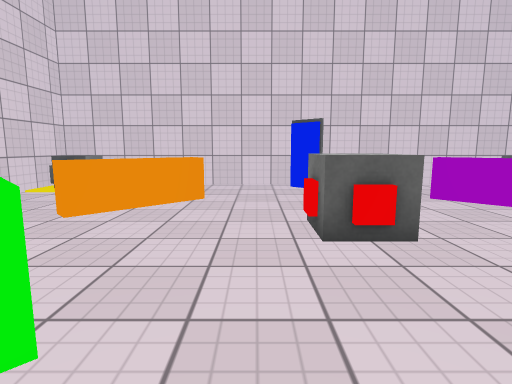
[1] (above)

15 first-person views from a walk through a Unity game level. The camera is 1.2 m above the floor, tilts 8° down and sees 80° across. The floor is counted in squares, 1 m on a side. Each view is taken from the middle of a square. On the plan, view 1 faces up. The plan holds only what a view shows up to about 13 squares ahead; the rest is blank. The place goes on beyond the plan. Door leaves are left out, so doorways stand open. Surface patterns are stand-ins for the level's own textures.

[2]
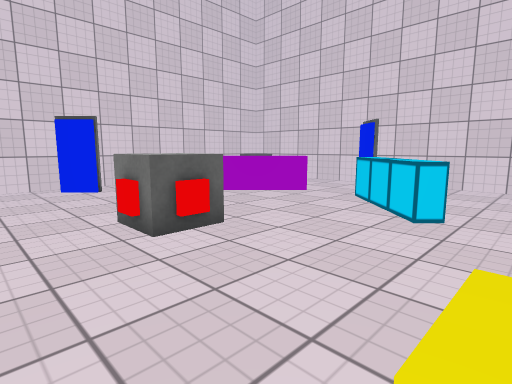

[3]
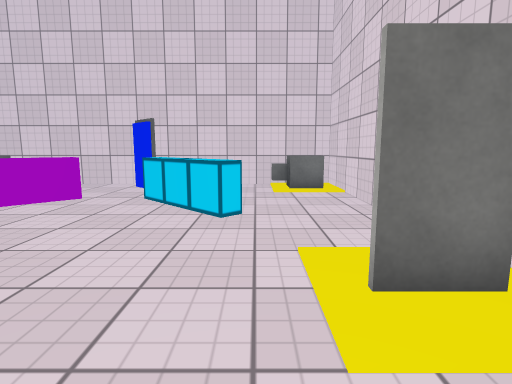

[4]
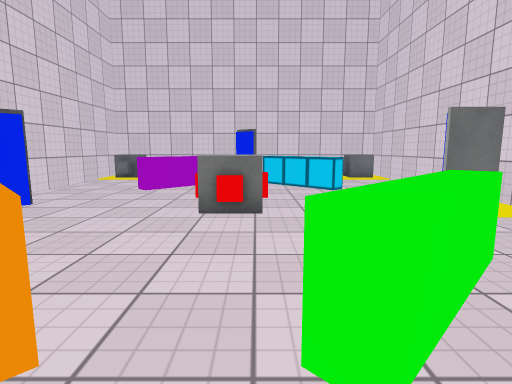

[5]
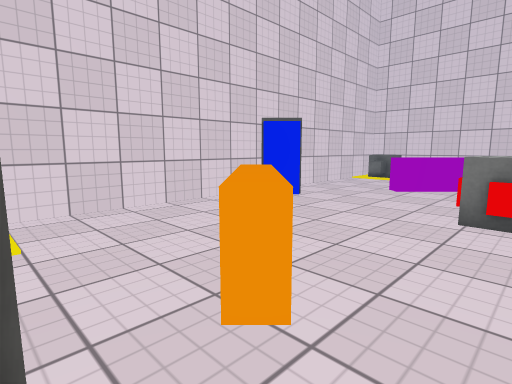

[6]
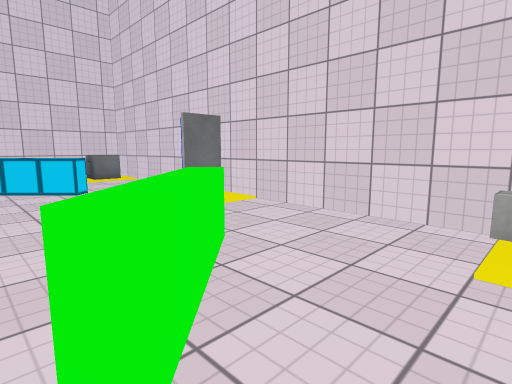

[7]
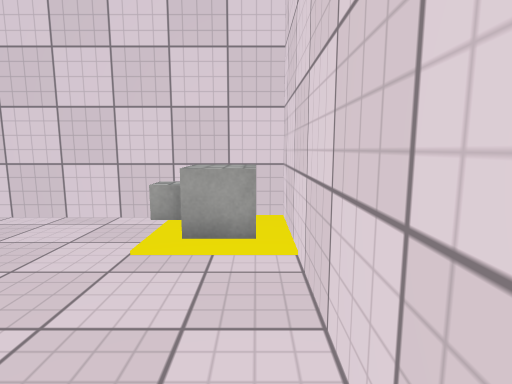

[8]
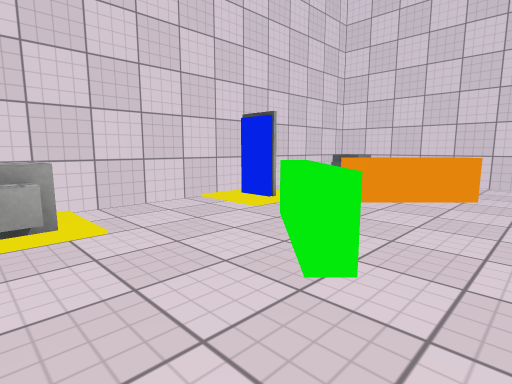

[9]
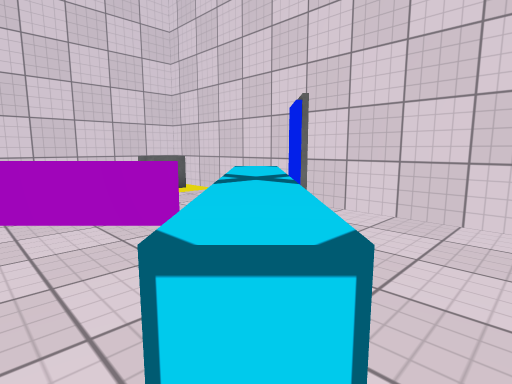

[10]
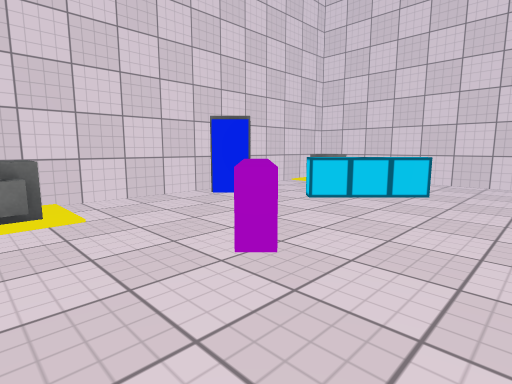

[11]
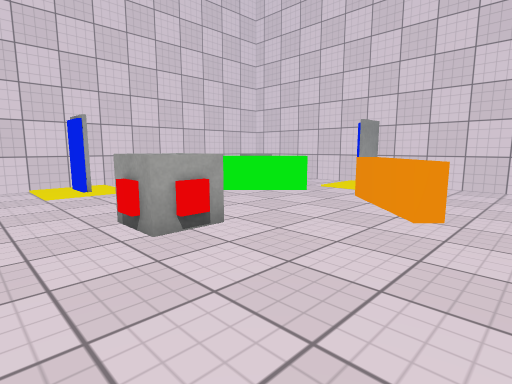

[12]
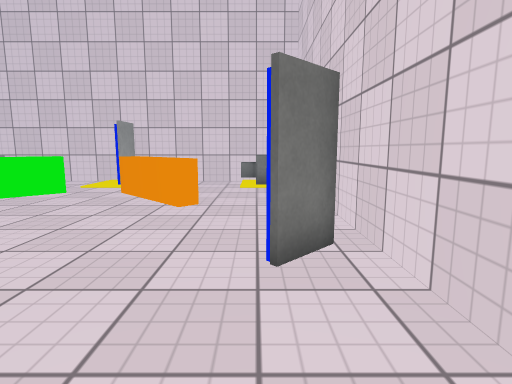

[13]
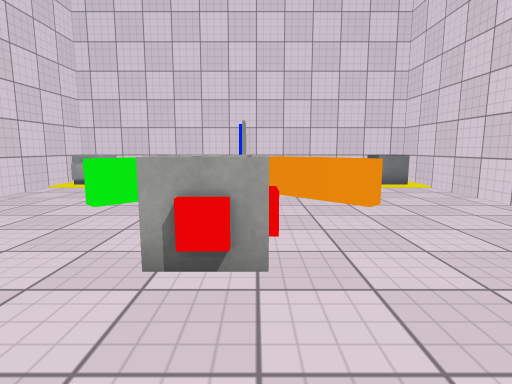

[14]
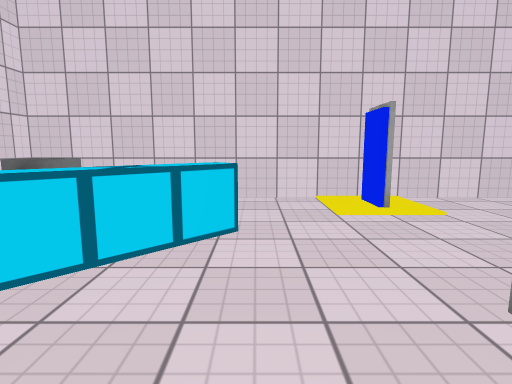

[15]
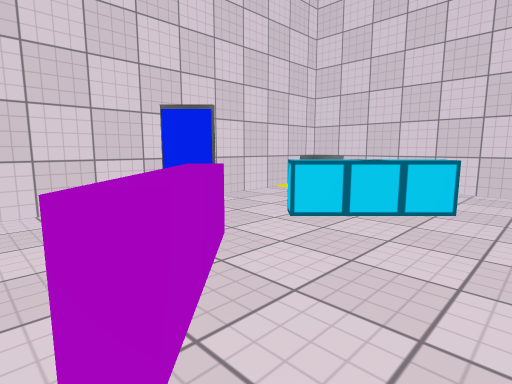

### Floor plan
Points are (right, up) in squares from view 1. A wall is a line through its corners. A room is listed if a view was taken in it or the views show most of it. See-through windows are left out.
Room 1 (views 1, 2, 3, 8, 9, 10, 11, 12, 13, 14, 15)
walls: (-0.5, -1.5) (6.5, -1.5); (6.5, 10.5) (-0.5, 10.5)
low walls: (6.4, 5.3) (4.3, 7.4) (4.7, 7.8); (-1.6, 7.8) (-1.3, 7.4) (-3.4, 5.3); (4.7, 1.2) (4.3, 1.6) (6.4, 3.7); (-3.4, 3.7) (-1.3, 1.6) (-1.6, 1.3)
ways out: opening at (-3.5, 4.5) to room 2; opening at (-1.5, -0.5) to room 2; opening at (5.5, -0.5) to room 3; opening at (-1.5, 9.5) to room 4; opening at (6, 9.5) to room 5
objects: other object (1, -1) to (1, 0); other object (1, 4) to (2, 5); other object (1, 9) to (2, 10)
Room 2 (views 4, 5, 6, 7)
walls: (-6.5, 7.5) (-6.5, -1.5) (-0.5, -1.5)
low walls: (-1.6, 1.3) (-3.7, 3.4) (-3.4, 3.7); (-3.4, 5.3) (-3.8, 5.6)
ways out: opening at (-3.5, 4.5) to room 1; opening at (-1.5, -0.5) to room 1; opening at (-5.5, 6.5) to room 4
objects: other object (-6, -1) to (-5, 0); other object (-6, 5) to (-5, 5)
Room 3 (no view inside)
walls: (6.5, -1.5) (9.5, -1.5) (9.5, 6.5)
low walls: (6.4, 3.7) (6.8, 3.3); (6.8, 5.7) (6.4, 5.3)
ways out: opening at (5.5, -0.5) to room 1; opening at (8.5, 6) to room 5
objects: other object (8, -1) to (9, 0); other object (8, 4) to (9, 5)
Room 4 (no view inside)
walls: (-0.5, 10.5) (-6.5, 10.5) (-6.5, 7.5)
ways out: opening at (-1.5, 9.5) to room 1; opening at (-5.5, 6.5) to room 2
objects: other object (-6, 9) to (-5, 10)
Room 5 (no view inside)
walls: (9.5, 6.5) (9.5, 10.5) (6.5, 10.5)
ways out: opening at (6, 9.5) to room 1; opening at (8.5, 6) to room 3
objects: other object (8, 9) to (9, 10)

Where each view was taken, in squares from view 1:
view 1: 0 up, 0 right, facing up
view 2: 0 up, 1 left, facing up-right
view 3: 1 up, 1 left, facing right
view 4: 4 up, 5 left, facing right
view 5: 4 up, 5 left, facing up-right
view 6: 4 up, 5 left, facing down-right
view 7: 4 up, 6 left, facing down
view 8: 1 down, 0 right, facing up-left
view 9: 1 up, 4 right, facing up-right
view 10: 10 up, 2 right, facing down-right
view 11: 9 up, 4 right, facing down-left
view 12: 9 up, 5 right, facing left
view 13: 5 up, 5 right, facing left
view 14: 6 up, 4 right, facing down
view 15: 8 up, 3 right, facing down-right
